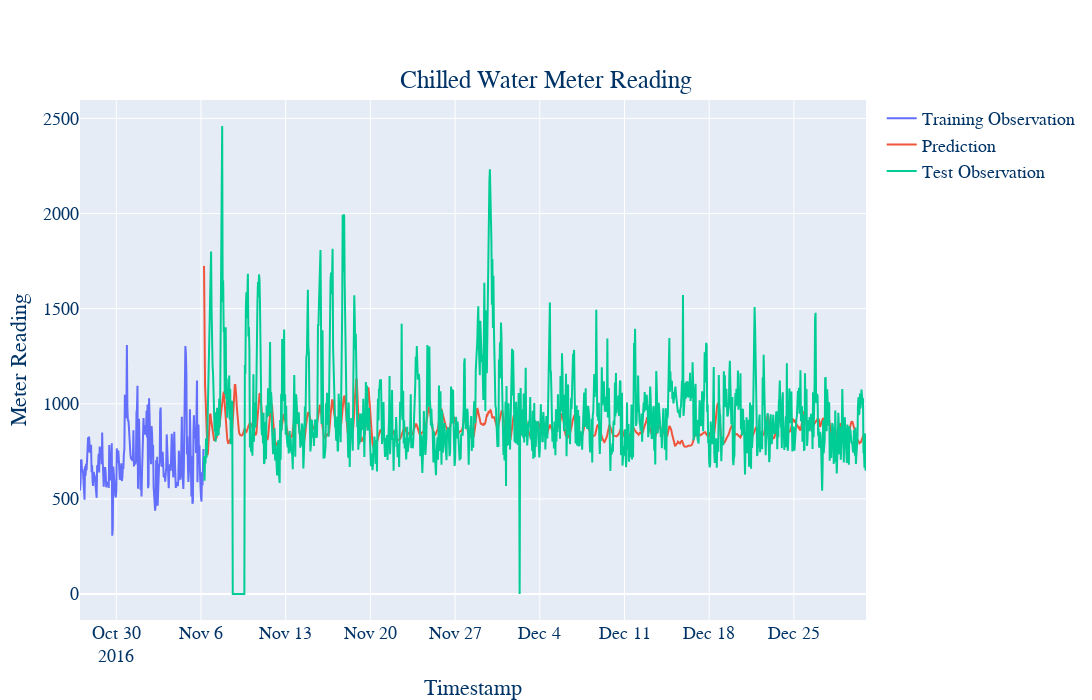

Here is the notebook cell this chart was saved with:
### Code cell
x = np.expand_dims(x_scaled_test, axis=0)
y_pred = chwater_prediction_model.predict(x)
y_pred_rescaled = y_scaler.inverse_transform(y_pred[0])


y_train_reshaped = y_train.reshape((-1))
y_test_reshaped = y_test.reshape((-1))
y_pred_reshaped = y_pred_rescaled.reshape((-1))

trace1 = go.Scatter(
    x = chwater_consumption.index[7200:num_train],
    y = y_train_reshaped,
    mode = 'lines',
    name = 'Training Observation'
)
trace2 = go.Scatter(
    x = date_test,
    y = y_pred_reshaped,
    mode = 'lines',
    name = 'Prediction'
)
trace3 = go.Scatter(
    x = date_test,
    y = y_test_reshaped,
    mode='lines',
    name = 'Test Observation'
)
layout = go.Layout(width=1400, height=700,
    title = {'text': "Chilled Water Meter Reading", 'y':0.9, 'x':0.5, 'xanchor': 'center', 'yanchor': 'top'},
    xaxis = {'title' : "Timestamp"},
    yaxis = {'title' : "Meter Reading", }
)
fig = go.Figure(data=[trace1, trace2, trace3], layout=layout)
fig.update_layout(font=dict(family="Courier New, monospace", size=18, color="#003366", )) # "#7f7f7f"
# fig.write_image('image/time_series_forcast_chw.png')
fig.show()

### Figure 1 — Plotly figure (JSON) as saved in the notebook; plotly's stock layout.template omitted (floating-point values rounded to 4 significant figures; data arrays with more than 128 entries replaced by an {"elided": "..."} marker saying what was removed)
{"data": [{"mode": "lines", "name": "Training Observation", "type": "scatter", "x": {"elided": "246 str values"}, "y": {"elided": "7446 float values"}}, {"mode": "lines", "name": "Prediction", "type": "scatter", "x": {"elided": "1314 str values"}, "y": {"elided": "1314 float values"}}, {"mode": "lines", "name": "Test Observation", "type": "scatter", "x": {"elided": "1314 str values"}, "y": {"elided": "1314 float values"}}], "layout": {"font": {"color": "#003366", "family": "Courier New, monospace", "size": 18}, "height": 700, "title": {"text": "Chilled Water Meter Reading", "x": 0.5, "xanchor": "center", "y": 0.9, "yanchor": "top"}, "width": 1400, "xaxis": {"autorange": true, "range": ["2016-10-27", "2016-12-30 23:00"], "title": {"text": "Timestamp"}, "type": "date"}, "yaxis": {"autorange": true, "range": [-136.7, 2597.0], "title": {"text": "Meter Reading"}, "type": "linear"}}}
